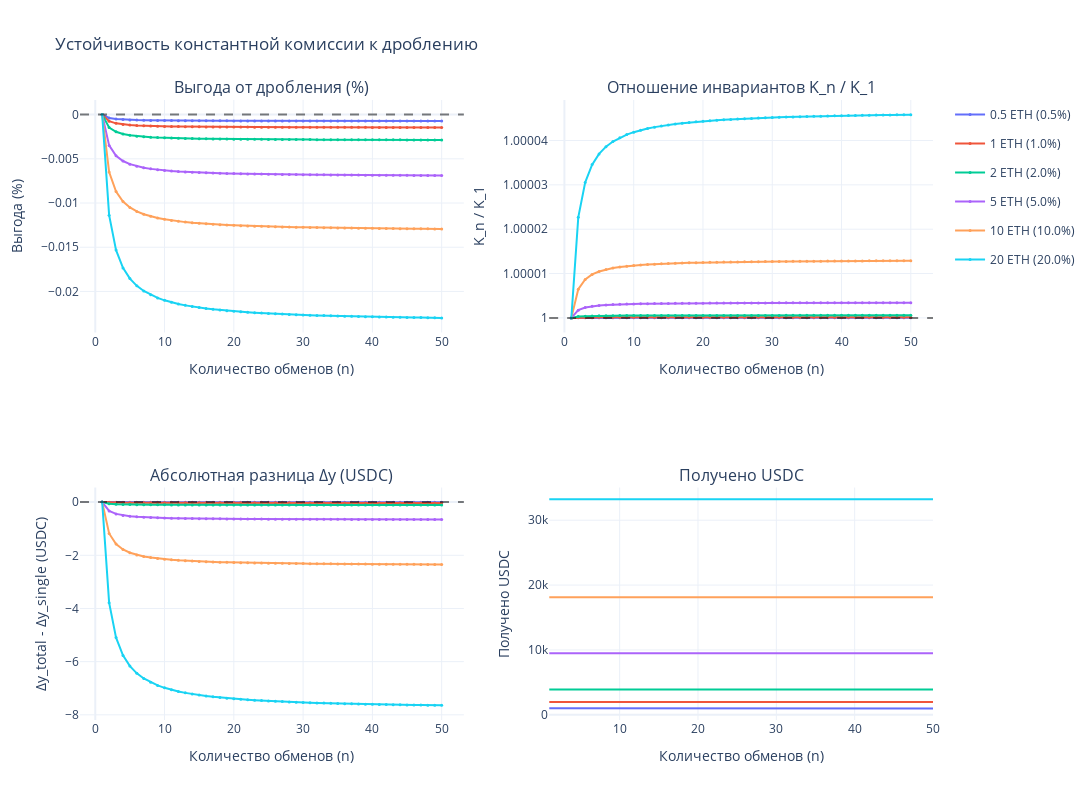

Notebook code for this chart:
### Code cell
fig = make_subplots(
    rows=2, cols=2,
    subplot_titles=(
        'Выгода от дробления (%)',
        'Отношение инвариантов K_n / K_1',
        'Абсолютная разница Δy (USDC)',
        'Получено USDC'
    )
)

colors = ['#636EFA', '#EF553B', '#00CC96', '#AB63FA', '#FFA15A', '#19D3F3']

for i, dx_total in enumerate(dx_values):
    r = all_results[dx_total]
    color = colors[i]
    label = f'{dx_total} ETH ({dx_total/X0*100:.1f}%)'

    # 1. Выгода от дробления
    fig.add_trace(go.Scatter(
        x=r['n'], y=r['advantage'], mode='lines+markers',
        name=label, line=dict(color=color, width=2), marker=dict(size=3),
        legendgroup=label, showlegend=True
    ), row=1, col=1)

    # 2. K_n / K_1
    fig.add_trace(go.Scatter(
        x=r['n'], y=r['K_ratio'], mode='lines+markers',
        name=label, line=dict(color=color, width=2), marker=dict(size=3),
        legendgroup=label, showlegend=False
    ), row=1, col=2)

    # 3. Абсолютная разница
    dy_diff = [dy - r['dy_single'] for dy in r['dy']]
    fig.add_trace(go.Scatter(
        x=r['n'], y=dy_diff, mode='lines+markers',
        name=label, line=dict(color=color, width=2), marker=dict(size=3),
        legendgroup=label, showlegend=False
    ), row=2, col=1)

    # 4. Получено USDC
    fig.add_trace(go.Scatter(
        x=r['n'], y=r['dy'], mode='lines',
        name=label, line=dict(color=color, width=2),
        legendgroup=label, showlegend=False
    ), row=2, col=2)

# Нулевые линии
fig.add_hline(y=0, line_dash='dash', line_color='black', opacity=0.5, row=1, col=1)
fig.add_hline(y=1, line_dash='dash', line_color='black', opacity=0.5, row=1, col=2)
fig.add_hline(y=0, line_dash='dash', line_color='black', opacity=0.5, row=2, col=1)

fig.update_xaxes(title_text='Количество обменов (n)', row=1, col=1)
fig.update_xaxes(title_text='Количество обменов (n)', row=1, col=2)
fig.update_xaxes(title_text='Количество обменов (n)', row=2, col=1)
fig.update_xaxes(title_text='Количество обменов (n)', row=2, col=2)

fig.update_yaxes(title_text='Выгода (%)', row=1, col=1)
fig.update_yaxes(title_text='K_n / K_1', row=1, col=2)
fig.update_yaxes(title_text='Δy_total - Δy_single (USDC)', row=2, col=1)
fig.update_yaxes(title_text='Получено USDC', row=2, col=2)

fig.update_layout(
    title_text='Устойчивость константной комиссии к дроблению',
    width=1200, height=800,
    template='plotly_white'
)

fig.show()

### Figure 1 — Plotly figure (JSON) as saved in the notebook; plotly's stock layout.template omitted (floating-point values rounded to 4 significant figures)
{"data": [{"legendgroup": "0.5 ETH (0.5%)", "line": {"color": "#636EFA", "width": 2}, "marker": {"size": 3}, "mode": "lines+markers", "name": "0.5 ETH (0.5%)", "showlegend": true, "type": "scatter", "x": [1, 2, 3, 4, 5, 6, 7, 8, 9, 10, 11, 12, 13, 14, 15, 16, 17, 18, 19, 20, 21, 22, 23, 24, 25, 26, 27, 28, 29, 30, 31, 32, 33, 34, 35, 36, 37, 38, 39, 40, 41, 42, 43, 44, 45, 46, 47, 48, 49, 50], "xaxis": "x", "y": [0, -0.0003722, -0.0004964, -0.0005585, -0.0005958, -0.0006207, -0.0006385, -0.0006518, -0.0006621, -0.0006704, -0.0006772, -0.0006829, -0.0006876, -0.0006917, -0.0006953, -0.0006984, -0.0007011, -0.0007036, -0.0007058, -0.0007077, -0.0007095, -0.0007111, -0.0007126, -0.0007139, -0.0007152, -0.0007163, -0.0007174, -0.0007184, -0.0007193, -0.0007202, -0.000721, -0.0007217, -0.0007224, -0.0007231, -0.0007237, -0.0007243, -0.0007249, -0.0007254, -0.0007259, -0.0007264, -0.0007268, -0.0007273, -0.0007277, -0.0007281, -0.0007285, -0.0007288, -0.0007292, -0.0007295, -0.0007298, -0.0007301], "yaxis": "y"}, {"legendgroup": "0.5 ETH (0.5%)", "line": {"color": "#636EFA", "width": 2}, "marker": {"size": 3}, "mode": "lines+markers", "name": "0.5 ETH (0.5%)", "showlegend": false, "type": "scatter", "x": [1, 2, 3, 4, 5, 6, 7, 8, 9, 10, 11, 12, 13, 14, 15, 16, 17, 18, 19, 20, 21, 22, 23, 24, 25, 26, 27, 28, 29, 30, 31, 32, 33, 34, 35, 36, 37, 38, 39, 40, 41, 42, 43, 44, 45, 46, 47, 48, 49, 50], "xaxis": "x2", "y": [1, 1.0, 1.0, 1.0, 1.0, 1.0, 1.0, 1.0, 1.0, 1.0, 1.0, 1.0, 1.0, 1.0, 1.0, 1.0, 1.0, 1.0, 1.0, 1.0, 1.0, 1.0, 1.0, 1.0, 1.0, 1.0, 1.0, 1.0, 1.0, 1.0, 1.0, 1.0, 1.0, 1.0, 1.0, 1.0, 1.0, 1.0, 1.0, 1.0, 1.0, 1.0, 1.0, 1.0, 1.0, 1.0, 1.0, 1.0, 1.0, 1.0], "yaxis": "y2"}, {"legendgroup": "0.5 ETH (0.5%)", "line": {"color": "#636EFA", "width": 2}, "marker": {"size": 3}, "mode": "lines+markers", "name": "0.5 ETH (0.5%)", "showlegend": false, "type": "scatter", "x": [1, 2, 3, 4, 5, 6, 7, 8, 9, 10, 11, 12, 13, 14, 15, 16, 17, 18, 19, 20, 21, 22, 23, 24, 25, 26, 27, 28, 29, 30, 31, 32, 33, 34, 35, 36, 37, 38, 39, 40, 41, 42, 43, 44, 45, 46, 47, 48, 49, 50], "xaxis": "x3", "y": [0, -0.003693, -0.004925, -0.005541, -0.005911, -0.006158, -0.006334, -0.006466, -0.006569, -0.006651, -0.006718, -0.006774, -0.006822, -0.006862, -0.006898, -0.006928, -0.006956, -0.00698, -0.007002, -0.007021, -0.007039, -0.007055, -0.007069, -0.007083, -0.007095, -0.007106, -0.007117, -0.007127, -0.007136, -0.007144, -0.007152, -0.00716, -0.007167, -0.007173, -0.00718, -0.007186, -0.007191, -0.007196, -0.007201, -0.007206, -0.007211, -0.007215, -0.007219, -0.007223, -0.007227, -0.00723, -0.007234, -0.007237, -0.00724, -0.007243], "yaxis": "y3"}, {"legendgroup": "0.5 ETH (0.5%)", "line": {"color": "#636EFA", "width": 2}, "mode": "lines", "name": "0.5 ETH (0.5%)", "showlegend": false, "type": "scatter", "x": [1, 2, 3, 4, 5, 6, 7, 8, 9, 10, 11, 12, 13, 14, 15, 16, 17, 18, 19, 20, 21, 22, 23, 24, 25, 26, 27, 28, 29, 30, 31, 32, 33, 34, 35, 36, 37, 38, 39, 40, 41, 42, 43, 44, 45, 46, 47, 48, 49, 50], "xaxis": "x4", "y": [992.1, 992.1, 992.0, 992.0, 992.0, 992.0, 992.0, 992.0, 992.0, 992.0, 992.0, 992.0, 992.0, 992.0, 992.0, 992.0, 992.0, 992.0, 992.0, 992.0, 992.0, 992.0, 992.0, 992.0, 992.0, 992.0, 992.0, 992.0, 992.0, 992.0, 992.0, 992.0, 992.0, 992.0, 992.0, 992.0, 992.0, 992.0, 992.0, 992.0, 992.0, 992.0, 992.0, 992.0, 992.0, 992.0, 992.0, 992.0, 992.0, 992.0], "yaxis": "y4"}, {"legendgroup": "1 ETH (1.0%)", "line": {"color": "#EF553B", "width": 2}, "marker": {"size": 3}, "mode": "lines+markers", "name": "1 ETH (1.0%)", "showlegend": true, "type": "scatter", "x": [1, 2, 3, 4, 5, 6, 7, 8, 9, 10, 11, 12, 13, 14, 15, 16, 17, 18, 19, 20, 21, 22, 23, 24, 25, 26, 27, 28, 29, 30, 31, 32, 33, 34, 35, 36, 37, 38, 39, 40, 41, 42, 43, 44, 45, 46, 47, 48, 49, 50], "xaxis": "x", "y": [0, -0.0007389, -0.0009857, -0.001109, -0.001183, -0.001233, -0.001268, -0.001295, -0.001315, -0.001332, -0.001345, -0.001357, -0.001366, -0.001374, -0.001381, -0.001387, -0.001393, -0.001398, -0.001402, -0.001406, -0.00141, -0.001413, -0.001416, -0.001418, -0.001421, -0.001423, -0.001425, -0.001427, -0.001429, -0.001431, -0.001432, -0.001434, -0.001435, -0.001437, -0.001438, -0.001439, -0.00144, -0.001441, -0.001442, -0.001443, -0.001444, -0.001445, -0.001446, -0.001447, -0.001447, -0.001448, -0.001449, -0.001449, -0.00145, -0.001451], "yaxis": "y"}, {"legendgroup": "1 ETH (1.0%)", "line": {"color": "#EF553B", "width": 2}, "marker": {"size": 3}, "mode": "lines+markers", "name": "1 ETH (1.0%)", "showlegend": false, "type": "scatter", "x": [1, 2, 3, 4, 5, 6, 7, 8, 9, 10, 11, 12, 13, 14, 15, 16, 17, 18, 19, 20, 21, 22, 23, 24, 25, 26, 27, 28, 29, 30, 31, 32, 33, 34, 35, 36, 37, 38, 39, 40, 41, 42, 43, 44, 45, 46, 47, 48, 49, 50], "xaxis": "x2", "y": [1, 1.0, 1.0, 1.0, 1.0, 1.0, 1.0, 1.0, 1.0, 1.0, 1.0, 1.0, 1.0, 1.0, 1.0, 1.0, 1.0, 1.0, 1.0, 1.0, 1.0, 1.0, 1.0, 1.0, 1.0, 1.0, 1.0, 1.0, 1.0, 1.0, 1.0, 1.0, 1.0, 1.0, 1.0, 1.0, 1.0, 1.0, 1.0, 1.0, 1.0, 1.0, 1.0, 1.0, 1.0, 1.0, 1.0, 1.0, 1.0, 1.0], "yaxis": "y2"}, {"legendgroup": "1 ETH (1.0%)", "line": {"color": "#EF553B", "width": 2}, "marker": {"size": 3}, "mode": "lines+markers", "name": "1 ETH (1.0%)", "showlegend": false, "type": "scatter", "x": [1, 2, 3, 4, 5, 6, 7, 8, 9, 10, 11, 12, 13, 14, 15, 16, 17, 18, 19, 20, 21, 22, 23, 24, 25, 26, 27, 28, 29, 30, 31, 32, 33, 34, 35, 36, 37, 38, 39, 40, 41, 42, 43, 44, 45, 46, 47, 48, 49, 50], "xaxis": "x3", "y": [0, -0.01459, -0.01946, -0.0219, -0.02336, -0.02434, -0.02504, -0.02556, -0.02597, -0.02629, -0.02656, -0.02678, -0.02697, -0.02713, -0.02727, -0.02739, -0.0275, -0.0276, -0.02768, -0.02776, -0.02783, -0.02789, -0.02795, -0.028, -0.02805, -0.0281, -0.02814, -0.02818, -0.02821, -0.02825, -0.02828, -0.02831, -0.02834, -0.02836, -0.02839, -0.02841, -0.02843, -0.02845, -0.02847, -0.02849, -0.02851, -0.02853, -0.02854, -0.02856, -0.02857, -0.02859, -0.0286, -0.02861, -0.02863, -0.02864], "yaxis": "y3"}, {"legendgroup": "1 ETH (1.0%)", "line": {"color": "#EF553B", "width": 2}, "mode": "lines", "name": "1 ETH (1.0%)", "showlegend": false, "type": "scatter", "x": [1, 2, 3, 4, 5, 6, 7, 8, 9, 10, 11, 12, 13, 14, 15, 16, 17, 18, 19, 20, 21, 22, 23, 24, 25, 26, 27, 28, 29, 30, 31, 32, 33, 34, 35, 36, 37, 38, 39, 40, 41, 42, 43, 44, 45, 46, 47, 48, 49, 50], "xaxis": "x4", "y": [1974.0, 1974.0, 1974.0, 1974.0, 1974.0, 1974.0, 1974.0, 1974.0, 1974.0, 1974.0, 1974.0, 1974.0, 1974.0, 1974.0, 1974.0, 1974.0, 1974.0, 1974.0, 1974.0, 1974.0, 1974.0, 1974.0, 1974.0, 1974.0, 1974.0, 1974.0, 1974.0, 1974.0, 1974.0, 1974.0, 1974.0, 1974.0, 1974.0, 1974.0, 1974.0, 1974.0, 1974.0, 1974.0, 1974.0, 1974.0, 1974.0, 1974.0, 1974.0, 1974.0, 1974.0, 1974.0, 1974.0, 1974.0, 1974.0, 1974.0], "yaxis": "y4"}, {"legendgroup": "2 ETH (2.0%)", "line": {"color": "#00CC96", "width": 2}, "marker": {"size": 3}, "mode": "lines+markers", "name": "2 ETH (2.0%)", "showlegend": true, "type": "scatter", "x": [1, 2, 3, 4, 5, 6, 7, 8, 9, 10, 11, 12, 13, 14, 15, 16, 17, 18, 19, 20, 21, 22, 23, 24, 25, 26, 27, 28, 29, 30, 31, 32, 33, 34, 35, 36, 37, 38, 39, 40, 41, 42, 43, 44, 45, 46, 47, 48, 49, 50], "xaxis": "x", "y": [0, -0.001456, -0.001944, -0.002188, -0.002334, -0.002432, -0.002502, -0.002555, -0.002595, -0.002628, -0.002655, -0.002677, -0.002696, -0.002712, -0.002726, -0.002738, -0.002749, -0.002759, -0.002767, -0.002775, -0.002782, -0.002788, -0.002794, -0.002799, -0.002804, -0.002809, -0.002813, -0.002817, -0.00282, -0.002824, -0.002827, -0.00283, -0.002833, -0.002835, -0.002838, -0.00284, -0.002842, -0.002844, -0.002846, -0.002848, -0.00285, -0.002852, -0.002853, -0.002855, -0.002857, -0.002858, -0.002859, -0.002861, -0.002862, -0.002863], "yaxis": "y"}, {"legendgroup": "2 ETH (2.0%)", "line": {"color": "#00CC96", "width": 2}, "marker": {"size": 3}, "mode": "lines+markers", "name": "2 ETH (2.0%)", "showlegend": false, "type": "scatter", "x": [1, 2, 3, 4, 5, 6, 7, 8, 9, 10, 11, 12, 13, 14, 15, 16, 17, 18, 19, 20, 21, 22, 23, 24, 25, 26, 27, 28, 29, 30, 31, 32, 33, 34, 35, 36, 37, 38, 39, 40, 41, 42, 43, 44, 45, 46, 47, 48, 49, 50], "xaxis": "x2", "y": [1, 1.0, 1.0, 1.0, 1.0, 1.0, 1.0, 1.0, 1.0, 1.0, 1.0, 1.0, 1.0, 1.0, 1.0, 1.0, 1.0, 1.0, 1.0, 1.0, 1.0, 1.0, 1.0, 1.0, 1.0, 1.0, 1.0, 1.0, 1.0, 1.0, 1.0, 1.0, 1.0, 1.0, 1.0, 1.0, 1.0, 1.0, 1.0, 1.0, 1.0, 1.0, 1.0, 1.0, 1.0, 1.0, 1.0, 1.0, 1.0, 1.0], "yaxis": "y2"}, {"legendgroup": "2 ETH (2.0%)", "line": {"color": "#00CC96", "width": 2}, "marker": {"size": 3}, "mode": "lines+markers", "name": "2 ETH (2.0%)", "showlegend": false, "type": "scatter", "x": [1, 2, 3, 4, 5, 6, 7, 8, 9, 10, 11, 12, 13, 14, 15, 16, 17, 18, 19, 20, 21, 22, 23, 24, 25, 26, 27, 28, 29, 30, 31, 32, 33, 34, 35, 36, 37, 38, 39, 40, 41, 42, 43, 44, 45, 46, 47, 48, 49, 50], "xaxis": "x3", "y": [0, -0.05693, -0.076, -0.08554, -0.09128, -0.0951, -0.09783, -0.09988, -0.1015, -0.1028, -0.1038, -0.1047, -0.1054, -0.106, -0.1066, -0.1071, -0.1075, -0.1079, -0.1082, -0.1085, -0.1088, -0.109, -0.1092, -0.1095, -0.1096, -0.1098, -0.11, -0.1101, -0.1103, -0.1104, -0.1105, -0.1107, -0.1108, -0.1109, -0.111, -0.1111, -0.1111, -0.1112, -0.1113, -0.1114, -0.1114, -0.1115, -0.1116, -0.1116, -0.1117, -0.1117, -0.1118, -0.1119, -0.1119, -0.1119], "yaxis": "y3"}, {"legendgroup": "2 ETH (2.0%)", "line": {"color": "#00CC96", "width": 2}, "mode": "lines", "name": "2 ETH (2.0%)", "showlegend": false, "type": "scatter", "x": [1, 2, 3, 4, 5, 6, 7, 8, 9, 10, 11, 12, 13, 14, 15, 16, 17, 18, 19, 20, 21, 22, 23, 24, 25, 26, 27, 28, 29, 30, 31, 32, 33, 34, 35, 36, 37, 38, 39, 40, 41, 42, 43, 44, 45, 46, 47, 48, 49, 50], "xaxis": "x4", "y": [3910.0, 3910.0, 3910.0, 3910.0, 3910.0, 3910.0, 3910.0, 3910.0, 3910.0, 3910.0, 3910.0, 3910.0, 3910.0, 3910.0, 3910.0, 3910.0, 3910.0, 3910.0, 3910.0, 3910.0, 3910.0, 3910.0, 3910.0, 3910.0, 3910.0, 3910.0, 3910.0, 3910.0, 3910.0, 3910.0, 3910.0, 3910.0, 3910.0, 3910.0, 3910.0, 3910.0, 3910.0, 3910.0, 3910.0, 3910.0, 3910.0, 3910.0, 3910.0, 3910.0, 3910.0, 3910.0, 3910.0, 3910.0, 3910.0, 3910.0], "yaxis": "y4"}, {"legendgroup": "5 ETH (5.0%)", "line": {"color": "#AB63FA", "width": 2}, "marker": {"size": 3}, "mode": "lines+markers", "name": "5 ETH (5.0%)", "showlegend": true, "type": "scatter", "x": [1, 2, 3, 4, 5, 6, 7, 8, 9, 10, 11, 12, 13, 14, 15, 16, 17, 18, 19, 20, 21, 22, 23, 24, 25, 26, 27, 28, 29, 30, 31, 32, 33, 34, 35, 36, 37, 38, 39, 40, 41, 42, 43, 44, 45, 46, 47, 48, 49, 50], "xaxis": "x", "y": [0, -0.003485, -0.004659, -0.005249, -0.005603, -0.00584, -0.006009, -0.006136, -0.006235, -0.006314, -0.006379, -0.006433, -0.006479, -0.006518, -0.006552, -0.006581, -0.006608, -0.006631, -0.006652, -0.006671, -0.006688, -0.006703, -0.006717, -0.00673, -0.006742, -0.006753, -0.006763, -0.006772, -0.006781, -0.006789, -0.006797, -0.006804, -0.006811, -0.006817, -0.006823, -0.006829, -0.006834, -0.006839, -0.006844, -0.006849, -0.006853, -0.006857, -0.006861, -0.006865, -0.006869, -0.006872, -0.006875, -0.006879, -0.006882, -0.006885], "yaxis": "y"}, {"legendgroup": "5 ETH (5.0%)", "line": {"color": "#AB63FA", "width": 2}, "marker": {"size": 3}, "mode": "lines+markers", "name": "5 ETH (5.0%)", "showlegend": false, "type": "scatter", "x": [1, 2, 3, 4, 5, 6, 7, 8, 9, 10, 11, 12, 13, 14, 15, 16, 17, 18, 19, 20, 21, 22, 23, 24, 25, 26, 27, 28, 29, 30, 31, 32, 33, 34, 35, 36, 37, 38, 39, 40, 41, 42, 43, 44, 45, 46, 47, 48, 49, 50], "xaxis": "x2", "y": [1, 1.0, 1.0, 1.0, 1.0, 1.0, 1.0, 1.0, 1.0, 1.0, 1.0, 1.0, 1.0, 1.0, 1.0, 1.0, 1.0, 1.0, 1.0, 1.0, 1.0, 1.0, 1.0, 1.0, 1.0, 1.0, 1.0, 1.0, 1.0, 1.0, 1.0, 1.0, 1.0, 1.0, 1.0, 1.0, 1.0, 1.0, 1.0, 1.0, 1.0, 1.0, 1.0, 1.0, 1.0, 1.0, 1.0, 1.0, 1.0, 1.0], "yaxis": "y2"}, {"legendgroup": "5 ETH (5.0%)", "line": {"color": "#AB63FA", "width": 2}, "marker": {"size": 3}, "mode": "lines+markers", "name": "5 ETH (5.0%)", "showlegend": false, "type": "scatter", "x": [1, 2, 3, 4, 5, 6, 7, 8, 9, 10, 11, 12, 13, 14, 15, 16, 17, 18, 19, 20, 21, 22, 23, 24, 25, 26, 27, 28, 29, 30, 31, 32, 33, 34, 35, 36, 37, 38, 39, 40, 41, 42, 43, 44, 45, 46, 47, 48, 49, 50], "xaxis": "x3", "y": [0, -0.3309, -0.4425, -0.4985, -0.5321, -0.5546, -0.5707, -0.5827, -0.5921, -0.5996, -0.6058, -0.6109, -0.6152, -0.619, -0.6222, -0.625, -0.6275, -0.6297, -0.6317, -0.6335, -0.6351, -0.6366, -0.6379, -0.6391, -0.6402, -0.6413, -0.6423, -0.6432, -0.644, -0.6448, -0.6455, -0.6462, -0.6468, -0.6474, -0.648, -0.6485, -0.649, -0.6495, -0.65, -0.6504, -0.6508, -0.6512, -0.6516, -0.652, -0.6523, -0.6526, -0.6529, -0.6532, -0.6535, -0.6538], "yaxis": "y3"}, {"legendgroup": "5 ETH (5.0%)", "line": {"color": "#AB63FA", "width": 2}, "mode": "lines", "name": "5 ETH (5.0%)", "showlegend": false, "type": "scatter", "x": [1, 2, 3, 4, 5, 6, 7, 8, 9, 10, 11, 12, 13, 14, 15, 16, 17, 18, 19, 20, 21, 22, 23, 24, 25, 26, 27, 28, 29, 30, 31, 32, 33, 34, 35, 36, 37, 38, 39, 40, 41, 42, 43, 44, 45, 46, 47, 48, 49, 50], "xaxis": "x4", "y": [9497.0, 9496.0, 9496.0, 9496.0, 9496.0, 9496.0, 9496.0, 9496.0, 9496.0, 9496.0, 9496.0, 9496.0, 9496.0, 9496.0, 9496.0, 9496.0, 9496.0, 9496.0, 9496.0, 9496.0, 9496.0, 9496.0, 9496.0, 9496.0, 9496.0, 9496.0, 9496.0, 9496.0, 9496.0, 9496.0, 9496.0, 9496.0, 9496.0, 9496.0, 9496.0, 9496.0, 9496.0, 9496.0, 9496.0, 9496.0, 9496.0, 9496.0, 9496.0, 9496.0, 9496.0, 9496.0, 9496.0, 9496.0, 9496.0, 9496.0], "yaxis": "y4"}, {"legendgroup": "10 ETH (10.0%)", "line": {"color": "#FFA15A", "width": 2}, "marker": {"size": 3}, "mode": "lines+markers", "name": "10 ETH (10.0%)", "showlegend": true, "type": "scatter", "x": [1, 2, 3, 4, 5, 6, 7, 8, 9, 10, 11, 12, 13, 14, 15, 16, 17, 18, 19, 20, 21, 22, 23, 24, 25, 26, 27, 28, 29, 30, 31, 32, 33, 34, 35, 36, 37, 38, 39, 40, 41, 42, 43, 44, 45, 46, 47, 48, 49, 50], "xaxis": "x", "y": [0, -0.006495, -0.008708, -0.009824, -0.0105, -0.01094, -0.01127, -0.01151, -0.0117, -0.01185, -0.01197, -0.01207, -0.01216, -0.01223, -0.0123, -0.01236, -0.01241, -0.01245, -0.01249, -0.01253, -0.01256, -0.01259, -0.01261, -0.01264, -0.01266, -0.01268, -0.0127, -0.01272, -0.01274, -0.01275, -0.01277, -0.01278, -0.01279, -0.01281, -0.01282, -0.01283, -0.01284, -0.01285, -0.01286, -0.01287, -0.01287, -0.01288, -0.01289, -0.0129, -0.0129, -0.01291, -0.01292, -0.01292, -0.01293, -0.01293], "yaxis": "y"}, {"legendgroup": "10 ETH (10.0%)", "line": {"color": "#FFA15A", "width": 2}, "marker": {"size": 3}, "mode": "lines+markers", "name": "10 ETH (10.0%)", "showlegend": false, "type": "scatter", "x": [1, 2, 3, 4, 5, 6, 7, 8, 9, 10, 11, 12, 13, 14, 15, 16, 17, 18, 19, 20, 21, 22, 23, 24, 25, 26, 27, 28, 29, 30, 31, 32, 33, 34, 35, 36, 37, 38, 39, 40, 41, 42, 43, 44, 45, 46, 47, 48, 49, 50], "xaxis": "x2", "y": [1, 1.0, 1.0, 1.0, 1.0, 1.0, 1.0, 1.0, 1.0, 1.0, 1.0, 1.0, 1.0, 1.0, 1.0, 1.0, 1.0, 1.0, 1.0, 1.0, 1.0, 1.0, 1.0, 1.0, 1.0, 1.0, 1.0, 1.0, 1.0, 1.0, 1.0, 1.0, 1.0, 1.0, 1.0, 1.0, 1.0, 1.0, 1.0, 1.0, 1.0, 1.0, 1.0, 1.0, 1.0, 1.0, 1.0, 1.0, 1.0, 1.0], "yaxis": "y2"}, {"legendgroup": "10 ETH (10.0%)", "line": {"color": "#FFA15A", "width": 2}, "marker": {"size": 3}, "mode": "lines+markers", "name": "10 ETH (10.0%)", "showlegend": false, "type": "scatter", "x": [1, 2, 3, 4, 5, 6, 7, 8, 9, 10, 11, 12, 13, 14, 15, 16, 17, 18, 19, 20, 21, 22, 23, 24, 25, 26, 27, 28, 29, 30, 31, 32, 33, 34, 35, 36, 37, 38, 39, 40, 41, 42, 43, 44, 45, 46, 47, 48, 49, 50], "xaxis": "x3", "y": [0, -1.178, -1.579, -1.781, -1.903, -1.985, -2.043, -2.087, -2.121, -2.148, -2.17, -2.189, -2.205, -2.218, -2.23, -2.24, -2.249, -2.257, -2.265, -2.271, -2.277, -2.282, -2.287, -2.292, -2.296, -2.3, -2.303, -2.306, -2.309, -2.312, -2.315, -2.317, -2.32, -2.322, -2.324, -2.326, -2.328, -2.329, -2.331, -2.333, -2.334, -2.336, -2.337, -2.338, -2.34, -2.341, -2.342, -2.343, -2.344, -2.345], "yaxis": "y3"}, {"legendgroup": "10 ETH (10.0%)", "line": {"color": "#FFA15A", "width": 2}, "mode": "lines", "name": "10 ETH (10.0%)", "showlegend": false, "type": "scatter", "x": [1, 2, 3, 4, 5, 6, 7, 8, 9, 10, 11, 12, 13, 14, 15, 16, 17, 18, 19, 20, 21, 22, 23, 24, 25, 26, 27, 28, 29, 30, 31, 32, 33, 34, 35, 36, 37, 38, 39, 40, 41, 42, 43, 44, 45, 46, 47, 48, 49, 50], "xaxis": "x4", "y": [18130.0, 18130.0, 18130.0, 18130.0, 18130.0, 18130.0, 18130.0, 18130.0, 18130.0, 18130.0, 18130.0, 18130.0, 18130.0, 18130.0, 18130.0, 18130.0, 18130.0, 18130.0, 18130.0, 18130.0, 18130.0, 18130.0, 18130.0, 18130.0, 18130.0, 18130.0, 18130.0, 18130.0, 18130.0, 18130.0, 18130.0, 18130.0, 18130.0, 18130.0, 18130.0, 18130.0, 18130.0, 18130.0, 18130.0, 18130.0, 18130.0, 18130.0, 18130.0, 18130.0, 18130.0, 18130.0, 18130.0, 18130.0, 18130.0, 18130.0], "yaxis": "y4"}, {"legendgroup": "20 ETH (20.0%)", "line": {"color": "#19D3F3", "width": 2}, "marker": {"size": 3}, "mode": "lines+markers", "name": "20 ETH (20.0%)", "showlegend": true, "type": "scatter", "x": [1, 2, 3, 4, 5, 6, 7, 8, 9, 10, 11, 12, 13, 14, 15, 16, 17, 18, 19, 20, 21, 22, 23, 24, 25, 26, 27, 28, 29, 30, 31, 32, 33, 34, 35, 36, 37, 38, 39, 40, 41, 42, 43, 44, 45, 46, 47, 48, 49, 50], "xaxis": "x", "y": [0, -0.01137, -0.01533, -0.01734, -0.01855, -0.01937, -0.01995, -0.02039, -0.02073, -0.02101, -0.02123, -0.02142, -0.02158, -0.02171, -0.02183, -0.02193, -0.02203, -0.02211, -0.02218, -0.02224, -0.0223, -0.02236, -0.02241, -0.02245, -0.02249, -0.02253, -0.02257, -0.0226, -0.02263, -0.02266, -0.02269, -0.02271, -0.02273, -0.02276, -0.02278, -0.0228, -0.02282, -0.02283, -0.02285, -0.02287, -0.02288, -0.0229, -0.02291, -0.02292, -0.02294, -0.02295, -0.02296, -0.02297, -0.02298, -0.02299], "yaxis": "y"}, {"legendgroup": "20 ETH (20.0%)", "line": {"color": "#19D3F3", "width": 2}, "marker": {"size": 3}, "mode": "lines+markers", "name": "20 ETH (20.0%)", "showlegend": false, "type": "scatter", "x": [1, 2, 3, 4, 5, 6, 7, 8, 9, 10, 11, 12, 13, 14, 15, 16, 17, 18, 19, 20, 21, 22, 23, 24, 25, 26, 27, 28, 29, 30, 31, 32, 33, 34, 35, 36, 37, 38, 39, 40, 41, 42, 43, 44, 45, 46, 47, 48, 49, 50], "xaxis": "x2", "y": [1, 1.0, 1.0, 1.0, 1.0, 1.0, 1.0, 1.0, 1.0, 1.0, 1.0, 1.0, 1.0, 1.0, 1.0, 1.0, 1.0, 1.0, 1.0, 1.0, 1.0, 1.0, 1.0, 1.0, 1.0, 1.0, 1.0, 1.0, 1.0, 1.0, 1.0, 1.0, 1.0, 1.0, 1.0, 1.0, 1.0, 1.0, 1.0, 1.0, 1.0, 1.0, 1.0, 1.0, 1.0, 1.0, 1.0, 1.0, 1.0, 1.0], "yaxis": "y2"}, {"legendgroup": "20 ETH (20.0%)", "line": {"color": "#19D3F3", "width": 2}, "marker": {"size": 3}, "mode": "lines+markers", "name": "20 ETH (20.0%)", "showlegend": false, "type": "scatter", "x": [1, 2, 3, 4, 5, 6, 7, 8, 9, 10, 11, 12, 13, 14, 15, 16, 17, 18, 19, 20, 21, 22, 23, 24, 25, 26, 27, 28, 29, 30, 31, 32, 33, 34, 35, 36, 37, 38, 39, 40, 41, 42, 43, 44, 45, 46, 47, 48, 49, 50], "xaxis": "x3", "y": [0, -3.78, -5.096, -5.764, -6.168, -6.439, -6.633, -6.779, -6.893, -6.984, -7.059, -7.121, -7.174, -7.219, -7.259, -7.293, -7.323, -7.35, -7.375, -7.396, -7.416, -7.434, -7.45, -7.465, -7.479, -7.492, -7.504, -7.514, -7.525, -7.534, -7.543, -7.551, -7.559, -7.567, -7.574, -7.58, -7.586, -7.592, -7.598, -7.603, -7.608, -7.613, -7.618, -7.622, -7.626, -7.63, -7.634, -7.638, -7.641, -7.645], "yaxis": "y3"}, {"legendgroup": "20 ETH (20.0%)", "line": {"color": "#19D3F3", "width": 2}, "mode": "lines", "name": "20 ETH (20.0%)", "showlegend": false, "type": "scatter", "x": [1, 2, 3, 4, 5, 6, 7, 8, 9, 10, 11, 12, 13, 14, 15, 16, 17, 18, 19, 20, 21, 22, 23, 24, 25, 26, 27, 28, 29, 30, 31, 32, 33, 34, 35, 36, 37, 38, 39, 40, 41, 42, 43, 44, 45, 46, 47, 48, 49, 50], "xaxis": "x4", "y": [33250.0, 33250.0, 33240.0, 33240.0, 33240.0, 33240.0, 33240.0, 33240.0, 33240.0, 33240.0, 33240.0, 33240.0, 33240.0, 33240.0, 33240.0, 33240.0, 33240.0, 33240.0, 33240.0, 33240.0, 33240.0, 33240.0, 33240.0, 33240.0, 33240.0, 33240.0, 33240.0, 33240.0, 33240.0, 33240.0, 33240.0, 33240.0, 33240.0, 33240.0, 33240.0, 33240.0, 33240.0, 33240.0, 33240.0, 33240.0, 33240.0, 33240.0, 33240.0, 33240.0, 33240.0, 33240.0, 33240.0, 33240.0, 33240.0, 33240.0], "yaxis": "y4"}], "layout": {"annotations": [{"font": {"size": 16}, "showarrow": false, "text": "Выгода от дробления (%)", "x": 0.225, "xanchor": "center", "xref": "paper", "y": 1, "yanchor": "bottom", "yref": "paper"}, {"font": {"size": 16}, "showarrow": false, "text": "Отношение инвариантов K_n / K_1", "x": 0.775, "xanchor": "center", "xref": "paper", "y": 1, "yanchor": "bottom", "yref": "paper"}, {"font": {"size": 16}, "showarrow": false, "text": "Абсолютная разница Δy (USDC)", "x": 0.225, "xanchor": "center", "xref": "paper", "y": 0.375, "yanchor": "bottom", "yref": "paper"}, {"font": {"size": 16}, "showarrow": false, "text": "Получено USDC", "x": 0.775, "xanchor": "center", "xref": "paper", "y": 0.375, "yanchor": "bottom", "yref": "paper"}], "height": 800, "shapes": [{"line": {"color": "black", "dash": "dash"}, "opacity": 0.5, "type": "line", "x0": 0, "x1": 1, "xref": "x domain", "y0": 0, "y1": 0, "yref": "y"}, {"line": {"color": "black", "dash": "dash"}, "opacity": 0.5, "type": "line", "x0": 0, "x1": 1, "xref": "x2 domain", "y0": 1, "y1": 1, "yref": "y2"}, {"line": {"color": "black", "dash": "dash"}, "opacity": 0.5, "type": "line", "x0": 0, "x1": 1, "xref": "x3 domain", "y0": 0, "y1": 0, "yref": "y3"}], "title": {"text": "Устойчивость константной комиссии к дроблению"}, "width": 1200, "xaxis": {"anchor": "y", "domain": [0, 0.45], "title": {"text": "Количество обменов (n)"}}, "xaxis2": {"anchor": "y2", "domain": [0.55, 1], "title": {"text": "Количество обменов (n)"}}, "xaxis3": {"anchor": "y3", "domain": [0, 0.45], "title": {"text": "Количество обменов (n)"}}, "xaxis4": {"anchor": "y4", "domain": [0.55, 1], "title": {"text": "Количество обменов (n)"}}, "yaxis": {"anchor": "x", "domain": [0.625, 1], "title": {"text": "Выгода (%)"}}, "yaxis2": {"anchor": "x2", "domain": [0.625, 1], "title": {"text": "K_n / K_1"}}, "yaxis3": {"anchor": "x3", "domain": [0, 0.375], "title": {"text": "Δy_total - Δy_single (USDC)"}}, "yaxis4": {"anchor": "x4", "domain": [0, 0.375], "title": {"text": "Получено USDC"}}}}
